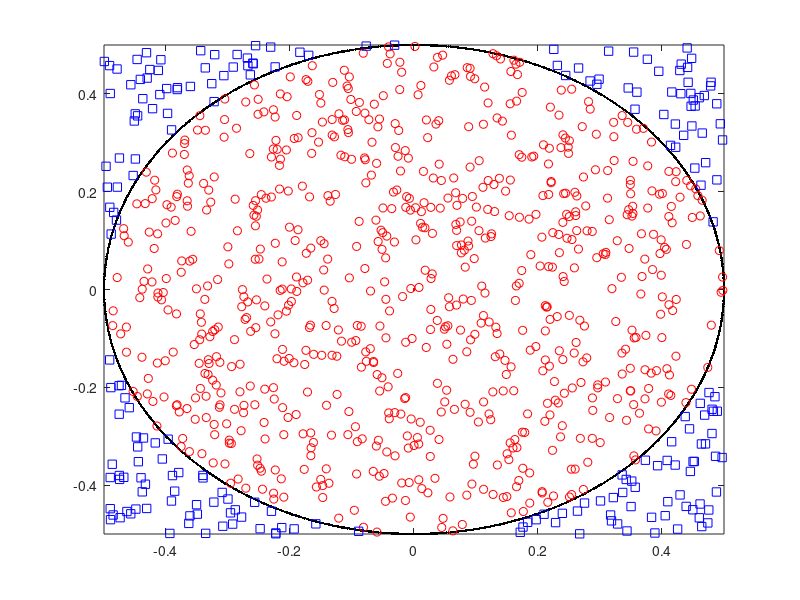

Source code (MATLAB):
rand % Bir kere çağıralım

% 10 kere çağıralım:
for i=1:10
    rand
endfor

% 5x4'lük bir matrisi rastgele sayılarla dolduralım:
m = rand([5,4])

% An itibarı ile üretecin tohumu rastgele bir sayı, 
% dilersek bunu öğrenebiliriz:
mevcut_tohum = rand("seed")

% Şimdi elimizle bir tohum değeri (219 olsun) girip,
% 10 tane rastlantısal sayı üretelim:
rand("seed",219)
for i=1:10
    rand
endfor

% Herhangi bir başka zamanda, hatta bir başka bilgisayarda, 
% tohuma aynı değere atayıp, yine aynı sayıları elde edebiliriz:
rand("seed",rand) % Önce rastgele bir tohum atayalım
m = rand([2 5])

% Şimdi ise tekrardan bir önce atadığımız değeri yazıp,
% yine çalıştıralım:
rand("seed",219)
m = rand([5 2])

rand("seed",219) % böyle başlayalım ki, sizde de, burada da aynı
                   % sayılar üretilsin.
xy = rand([10,2])

xy = xy - 0.5

plot(xy(:,1),xy(:,2),"xb")

plot(xy(:,1),xy(:,2),"xb")
axis([-0.5 0.5 -0.5 0.5])

plot(xy(:,1),xy(:,2),"xb",0,0,"r.")
axis([-0.5 0.5 -0.5 0.5])

t = linspace(0,360,1000);
xx = 0.5*cos(t);
yy = 0.5*sin(t);
plot(xy(:,1),xy(:,2),"xb",0,0,"r.",xx,yy,"k.")
axis([-0.5 0.5 -0.5 0.5])

a = xy(1,:)

d = sqrt(a(1).^2 + a(2)^2)

a % a, 2 boyutlu bir vektör: ilk bileşen x, ikincisi y bileşeni

d = (a(1).^2 + a(2).^2).^(1/2)  % Kök işleminin sayının 1/2. kuvveti olduğunu unutmayın!
d = (a(1).^2 + a(2).^2).^(0.5)  % Burada da 1/2 yerine 0.5'i doğrudan yazdık

d = sqrt(a(1).^2 + a(2).^2)

d = sqrt(dot(a,a))

d = norm(a)

xy

norm(xy)

for i = 1:10
    norm(xy(i,:))
endfor

sqrt(xy(:,1).^2 + xy(:,2).^2)

xyxy = (xy'*xy)
lambdalar = eig(xyxy)
sqrt(lambdalar)
max(sqrt(lambdalar))

disp("--------------------")

% ya da tek satirda hepsini toplarsak:
max(sqrt(eig(xy'*xy)))  % bir matrisin 2. dereceden norm'u

mesafeler = norm(xy,"rows")

xy = [xy mesafeler]

3 > 1
5 < 4
12 <= 13
12 >= 12
3 != 7
7 == 7
3 == 5

rand("seed",219) % Başlamadan biz yine tohumu ayarlayalım her ihtimale karşı ki,
                 % sizin üreteceğiniz sayılar buradakilerle aynı olsunlar.
sayilar = randi([20 70],[1 10]) % 20 ile 70 arasında (onlar da dahil), 1x5'lik matris doldur

sayilar == 46

sayilar <= 46

sum(sayilar<=46)

onerme_sonucu_gelen  = sayilar<=46
bizim_tanimladigimiz = [0 1 1 1 1 1 0 1 0 1]

typeinfo(onerme_sonucu_gelen)
typeinfo(bizim_tanimladigimiz)

sayilar([4:7 9]) % sayilar'in 4.,5.,6.,7. ve 9. elemanı

sayilar(onerme_sonucu_gelen)

sayilar(sayilar<=46)

ciftler = sayilar(mod(sayilar,2)==0) % sayilar listesinin çift elemanları
ucun_katlari = sayilar(mod(sayilar,3)==0) % sayilar listesinin üçe tam bölünebilen elemanları
ortalamanin_altindakiler = sayilar(sayilar< sum(sayilar)/columns(sayilar)) % sayilar listesinin
                                                             % ortalamasının altındaki elemanları
tam_kareler = sayilar(sqrt(sayilar)-floor(sqrt(sayilar))  == 0) % sayilar listesinin tam kare elemanları

mod(sayilar,2)==0

filtre = (mod(sayilar,2) == 0)
sayilar(filtre)
[1:10](filtre)

cift_sayilar_filtresi = (mod(sayilar,2) == 0)
tek_sayilar_filtresi  =  not(cift_sayilar_filtresi)
sayilar(tek_sayilar_filtresi)

xy

hangileri = xy(:,3) <= 0.5 % xy'nin üçüncü sütunu olan mesafelerden hangileri
               % 0.5'ten küçük veya ona eşit

hangi_satirlar = [1:10](hangileri) % Bu kıstası karşılayan satırlar 
                                   % hangi satırlara karşılık geliyor

dairenin_icindekiler = xy(hangi_satirlar,:) % Bu satırları getir

dairenin_icindekiler = xy([1:10](xy(:,3)<=0.5),:)

dairenin_disindakiler = xy([1:10](not(hangileri)),:)

plot(0,0,".r",... % orijin
xx,yy,"k.",... % daire
dairenin_icindekiler(:,1),dairenin_icindekiler(:,2),"or",... % dairenin içindeki noktalar
dairenin_disindakiler(:,1),dairenin_disindakiler(:,2),"sb") % dairenin dışındaki noktalar

axis([-0.5 0.5 -0.5 0.5])

pi_yaklasik = 4 * rows(dairenin_icindekiler) / rows(xy)

% Uygulama Notları: 7
% FİZ219 - Bilgisayar Programlama I | 23/11/2019
% Monte Carlo yöntemi ile Pi sayısının kestirimi
%
% Emre S. Tasci emre.tasci@hacettepe.edu.tr

% Şu ana kadar yaptığımız her şeyi silelim
% (Octave'ı yeni açmış gibi olalım):
clear;

% Sonuçların buradakilerle birebir uyuşması açısından:
rand("seed",219) 

% Toplam üretilen rastgele nokta sayısı -- bunu ne kadar
% yüksek yaparsanız, sonuç pi'ye o kadar yakınsayacaktır
n = 1000;

% Noktaları üretelim:
xy = rand([n 2]) - 0.5;

% Orijine olan mesafelerini hesaplatalım:
mesafeler = norm(xy,"rows");

% mesafeler'i xy'ye 3. sütun olarak ekleyelim:
xy = [xy mesafeler];

% mesafelerin 0.5'e eşit veya ondan küçük olduğu satırları bulalım:
dairenin_icindekiler_satirlar_filtresi = xy(:,3)<=0.5;
dairenin_icindekiler_satirlar = [1:n](dairenin_icindekiler_satirlar_filtresi);
dairenin_icindekiler = xy(dairenin_icindekiler_satirlar,:);

dairenin_disindakiler = xy([1:n](not(dairenin_icindekiler_satirlar_filtresi)),:);

% pi'yi hesaplayalım:
icerideki_nokta_sayisi = rows(dairenin_icindekiler)
disaridaki_nokta_sayisi = rows(dairenin_disindakiler)
toplam_nokta_sayisi = n
disp("------------------------------")
pi_yaklasik = 4 * icerideki_nokta_sayisi / n

% Grafiği çizdirelim:

% Dairemiz:
t = linspace(0,360,1000);
xx = 0.5 * cosd(t);
yy = 0.5 * sind(t);

plot(0,0,".r",... % orijin
xx,yy,"k.",... % daire
dairenin_icindekiler(:,1),dairenin_icindekiler(:,2),"or",... % dairenin içindeki noktalar
dairenin_disindakiler(:,1),dairenin_disindakiler(:,2),"sb") % dairenin dışındaki noktalar

axis([-0.5 0.5 -0.5 0.5])


% -------------------------------------------------------
% rastgele tohumu : 219 için sonuçlar özet:
%       n    #iç      #dış       #pi
%      10      9         1       3.6000000
%     100     80        20       3.2000000
%    1000    784       216       3.1360000
%   10000   7863      2137       3.1452000
%  100000  78649     21351       3.1459600
% 1000000 785546    214454       3.1421840

